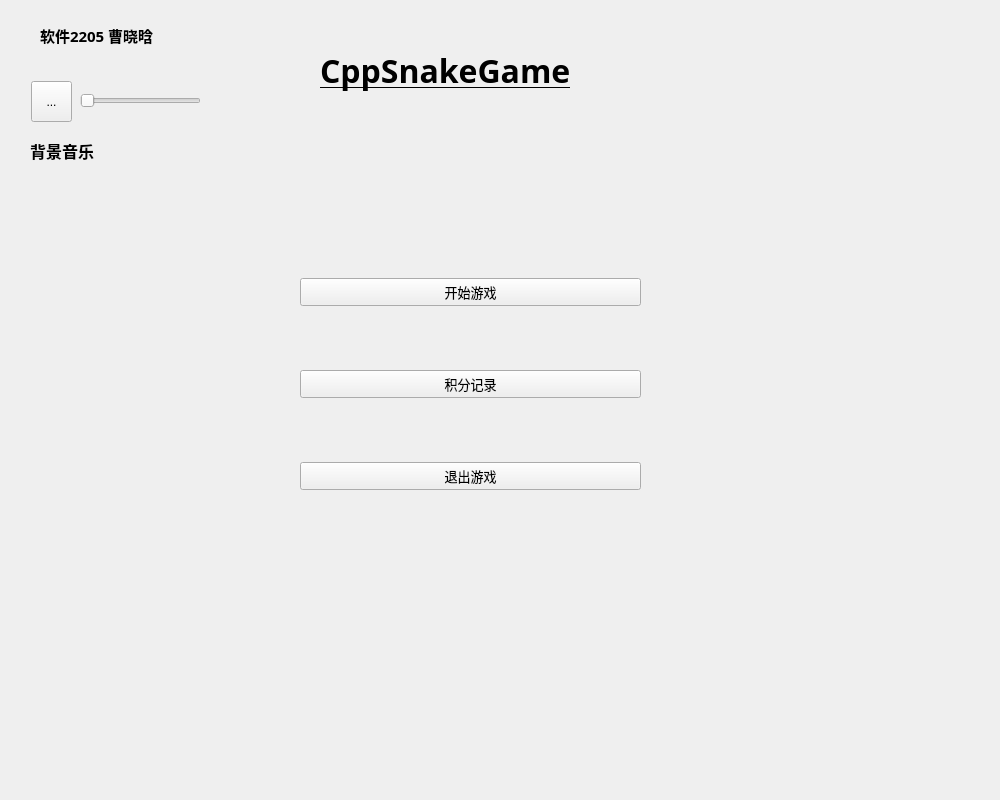
<?xml version="1.0" encoding="UTF-8"?>
<ui version="4.0">
 <class>MainWindow</class>
 <widget class="QMainWindow" name="MainWindow">
  <property name="geometry">
   <rect>
    <x>0</x>
    <y>0</y>
    <width>1000</width>
    <height>800</height>
   </rect>
  </property>
  <property name="minimumSize">
   <size>
    <width>1000</width>
    <height>800</height>
   </size>
  </property>
  <property name="maximumSize">
   <size>
    <width>1000</width>
    <height>800</height>
   </size>
  </property>
  <property name="sizeIncrement">
   <size>
    <width>1000</width>
    <height>800</height>
   </size>
  </property>
  <property name="windowTitle">
   <string>cppSnake主页</string>
  </property>
  <property name="styleSheet">
   <string notr="true">#MainWindow{border-image: url(:/res/bg.jpg);}</string>
  </property>
  <widget class="QWidget" name="centralwidget">
   <widget class="QLabel" name="titleLabel">
    <property name="geometry">
     <rect>
      <x>320</x>
      <y>20</y>
      <width>361</width>
      <height>101</height>
     </rect>
    </property>
    <property name="font">
     <font>
      <family>Agency FB</family>
      <pointsize>24</pointsize>
      <weight>75</weight>
      <bold>true</bold>
      <underline>true</underline>
     </font>
    </property>
    <property name="text">
     <string>CppSnakeGame</string>
    </property>
   </widget>
   <widget class="QWidget" name="layoutWidget">
    <property name="geometry">
     <rect>
      <x>300</x>
      <y>220</y>
      <width>341</width>
      <height>331</height>
     </rect>
    </property>
    <layout class="QVBoxLayout" name="verticalLayout">
     <item>
      <widget class="QPushButton" name="startButton">
       <property name="font">
        <font>
         <family>Agency FB</family>
         <pointsize>10</pointsize>
        </font>
       </property>
       <property name="text">
        <string>开始游戏</string>
       </property>
      </widget>
     </item>
     <item>
      <widget class="QPushButton" name="showRecordButton">
       <property name="font">
        <font>
         <family>Agency FB</family>
         <pointsize>10</pointsize>
        </font>
       </property>
       <property name="text">
        <string>积分记录</string>
       </property>
      </widget>
     </item>
     <item>
      <widget class="QPushButton" name="exitButton">
       <property name="font">
        <font>
         <family>Agency FB</family>
         <pointsize>10</pointsize>
        </font>
       </property>
       <property name="text">
        <string>退出游戏</string>
       </property>
      </widget>
     </item>
    </layout>
   </widget>
   <widget class="QLabel" name="authorLabel">
    <property name="geometry">
     <rect>
      <x>40</x>
      <y>10</y>
      <width>171</width>
      <height>51</height>
     </rect>
    </property>
    <property name="font">
     <font>
      <family>Agency FB</family>
      <pointsize>11</pointsize>
      <weight>75</weight>
      <bold>true</bold>
     </font>
    </property>
    <property name="text">
     <string>软件2205 曹晓晗</string>
    </property>
   </widget>
   <widget class="QToolButton" name="musicButton">
    <property name="geometry">
     <rect>
      <x>31</x>
      <y>81</y>
      <width>41</width>
      <height>41</height>
     </rect>
    </property>
    <property name="text">
     <string>...</string>
    </property>
    <property name="icon">
     <iconset resource="res2.qrc">
      <normaloff>:/res/voice.jpg</normaloff>:/res/voice.jpg</iconset>
    </property>
    <property name="iconSize">
     <size>
      <width>50</width>
      <height>50</height>
     </size>
    </property>
   </widget>
   <widget class="QSlider" name="volumeSlider">
    <property name="geometry">
     <rect>
      <x>80</x>
      <y>90</y>
      <width>121</width>
      <height>21</height>
     </rect>
    </property>
    <property name="orientation">
     <enum>Qt::Horizontal</enum>
    </property>
   </widget>
   <widget class="QLabel" name="label">
    <property name="geometry">
     <rect>
      <x>30</x>
      <y>130</y>
      <width>121</width>
      <height>41</height>
     </rect>
    </property>
    <property name="font">
     <font>
      <family>Agency FB</family>
      <pointsize>12</pointsize>
      <weight>75</weight>
      <bold>true</bold>
     </font>
    </property>
    <property name="text">
     <string>背景音乐</string>
    </property>
   </widget>
  </widget>
  <widget class="QMenuBar" name="menubar">
   <property name="geometry">
    <rect>
     <x>0</x>
     <y>0</y>
     <width>1000</width>
     <height>21</height>
    </rect>
   </property>
  </widget>
 </widget>
 <resources>
  <include location="res2.qrc"/>
 </resources>
 <connections/>
</ui>
